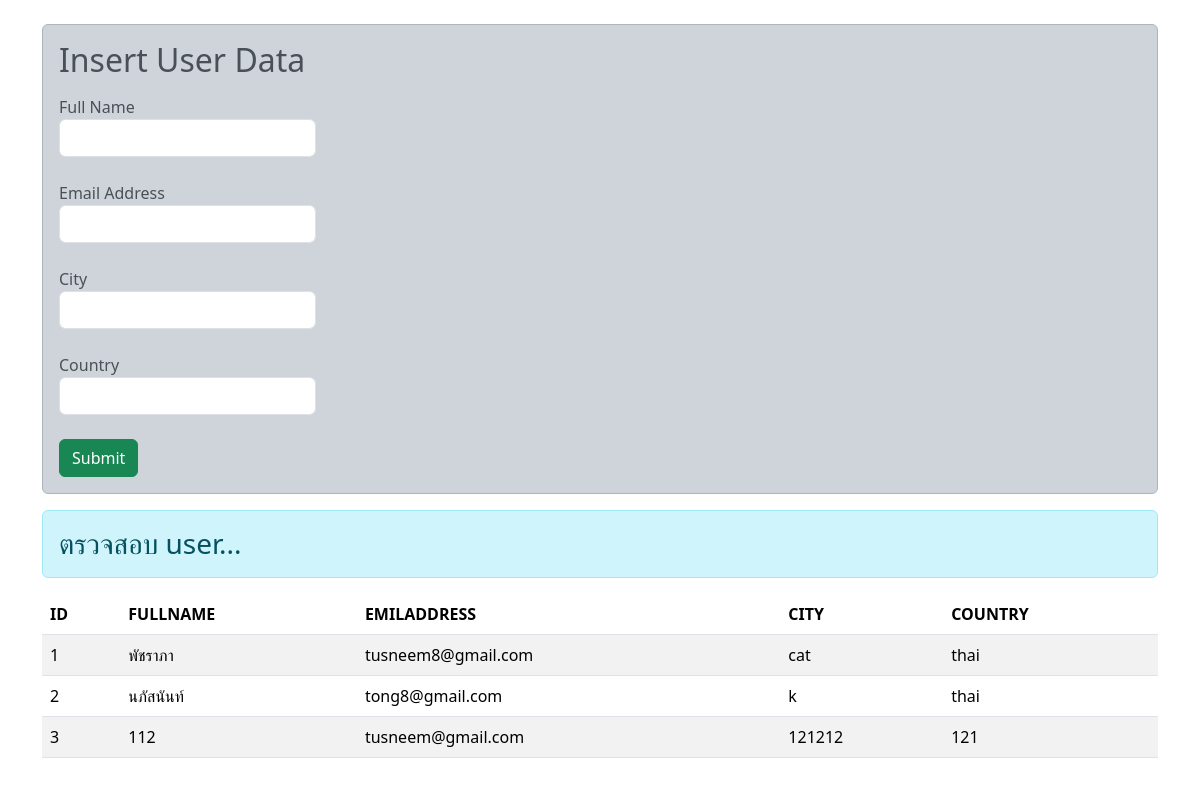
/lab.ajax/user_form.php, run on the app's committed database.
### tables this page shows
CREATE TABLE `usertable` (
  `id` int(11) NOT NULL,
  `fullName` varchar(255) NOT NULL,
  `emailAddress` varchar(255) NOT NULL,
  `city` varchar(255) NOT NULL,
  `country` varchar(50) NOT NULL,
  `created_at` datetime NOT NULL DEFAULT current_timestamp()
);

### lab.ajax/user_form.php (the view, shortened to what this page needs)
<!DOCTYPE html>
<html>
<head>
<link rel="stylesheet" href="https://cdn.jsdelivr.net/npm/bootstrap@5.3.3/dist/css/bootstrap.min.css">
</head>
<body>
<div class="container">
<div class="user-detail">
<div class="alert alert-dark md-4 mt-4">
    <h2>Insert User Data</h2>
    <form id="userForm" method="POST">
        <label class ="form label">Full Name</lable>
        <input type="text" class="form-control" placehoder="Enter Full Name" name="fullName" required><br>
        <label class ="form label">Email Address</lable>
        <input type="email" class="form-control" placehoder="Enter Full Address" name="emailAddress" required><br>
        <label class ="form label">City</lable>
        <input type="city" class="form-control "  placehoder="Enter Full city" name="city" required><br>
        <label class ="form label">Country</lable>
        <input type="text" class="form-control "  placehoder="Enter Full Country" name="country" required><br>
        <button type="submit" class="btn btn-success">Submit</button>
    </form>
        </div>
    <h3 class="alert alert-info"> ตรวจสอบ user...</h3>
<div class="content">
    <table class="table table-striped">
        <thead>
            <th>ID</th>
            <th>FULLNAME</th>
            <th>EMILADDRESS</th>
            <th>CITY</th>
            <th>COUNTRY</th>
        </thead>
        <tbody>
<?php
    include"database.php";
    $sql="SELECT * FROM usertable";
    $query=$conn->query($sql);
    while($row=$query->fetch_object()){
?>
            <tr>
                <td><?=$row->id?></td>
                <td><?=$row->fullName?></td>
                <td><?=$row->emailAddress?></td>
                <td><?=$row->city?></td>
                <td><?=$row->country?></td>
            </tr>
<?php
    }
?>
        </tbody>
</table>
</div>
</div>
</div>
</body>
</html>

### data on the page
usertable: id "1", fullName "พัชราภา", emailAddress "tusneem8@gmail.com", city "cat", country "thai"
usertable: id "2", fullName "นภัสนันท์", emailAddress "tong8@gmail.com", city "k", country "thai"
usertable: id "3", fullName "112", emailAddress "tusneem@gmail.com", city "121212", country "121"
